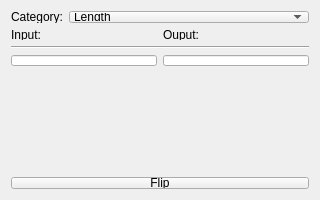
<?xml version="1.0" encoding="UTF-8"?>
<ui version="4.0">
 <class>MainWindow</class>
 <widget class="QMainWindow" name="MainWindow">
  <property name="geometry">
   <rect>
    <x>0</x>
    <y>0</y>
    <width>320</width>
    <height>200</height>
   </rect>
  </property>
  <property name="sizePolicy">
   <sizepolicy hsizetype="Preferred" vsizetype="Preferred">
    <horstretch>0</horstretch>
    <verstretch>0</verstretch>
   </sizepolicy>
  </property>
  <property name="minimumSize">
   <size>
    <width>320</width>
    <height>200</height>
   </size>
  </property>
  <property name="mouseTracking">
   <bool>false</bool>
  </property>
  <property name="windowTitle">
   <string>Convert</string>
  </property>
  <property name="windowOpacity">
   <double>1.000000000000000</double>
  </property>
  <property name="autoFillBackground">
   <bool>true</bool>
  </property>
  <widget class="QWidget" name="centralWidget">
   <layout class="QVBoxLayout" name="verticalLayout_2">
    <item>
     <layout class="QHBoxLayout" name="horizontalLayout_5">
      <item>
       <widget class="QLabel" name="label_3">
        <property name="text">
         <string>Category:</string>
        </property>
       </widget>
      </item>
      <item>
       <widget class="QComboBox" name="typeCategoryBox">
        <property name="enabled">
         <bool>true</bool>
        </property>
        <property name="sizePolicy">
         <sizepolicy hsizetype="Expanding" vsizetype="Fixed">
          <horstretch>0</horstretch>
          <verstretch>0</verstretch>
         </sizepolicy>
        </property>
        <item>
         <property name="text">
          <string>Length</string>
         </property>
        </item>
        <item>
         <property name="text">
          <string>Time</string>
         </property>
        </item>
        <item>
         <property name="text">
          <string>Temperature</string>
         </property>
        </item>
        <item>
         <property name="text">
          <string>Volume</string>
         </property>
        </item>
        <item>
         <property name="text">
          <string>Data</string>
         </property>
        </item>
        <item>
         <property name="text">
          <string>Number Bases</string>
         </property>
        </item>
       </widget>
      </item>
     </layout>
    </item>
    <item>
     <layout class="QHBoxLayout" name="horizontalLayout">
      <property name="bottomMargin">
       <number>0</number>
      </property>
      <item>
       <widget class="QLabel" name="inputLabel">
        <property name="text">
         <string>Input:</string>
        </property>
       </widget>
      </item>
      <item>
       <widget class="QLabel" name="outputLabel">
        <property name="text">
         <string>Ouput:</string>
        </property>
       </widget>
      </item>
     </layout>
    </item>
    <item>
     <widget class="Line" name="line_2">
      <property name="orientation">
       <enum>Qt::Horizontal</enum>
      </property>
     </widget>
    </item>
    <item>
     <layout class="QHBoxLayout" name="inputBox">
      <property name="sizeConstraint">
       <enum>QLayout::SetMaximumSize</enum>
      </property>
      <item>
       <widget class="QLineEdit" name="valueA">
        <property name="whatsThis">
         <string extracomment="This is where you put your beginning value."/>
        </property>
        <property name="clearButtonEnabled">
         <bool>true</bool>
        </property>
       </widget>
      </item>
      <item>
       <widget class="QLineEdit" name="valueB">
        <property name="whatsThis">
         <string notr="true" extracomment="This is the converted value."/>
        </property>
        <property name="alignment">
         <set>Qt::AlignRight|Qt::AlignTrailing|Qt::AlignVCenter</set>
        </property>
        <property name="readOnly">
         <bool>true</bool>
        </property>
        <property name="placeholderText">
         <string notr="true" extracomment="Output"/>
        </property>
       </widget>
      </item>
     </layout>
    </item>
    <item>
     <widget class="QWidget" name="lengthTypes" native="true">
      <layout class="QHBoxLayout" name="horizontalLayout_3">
       <item>
        <widget class="QComboBox" name="valueA_type">
         <item>
          <property name="text">
           <string>cm</string>
          </property>
         </item>
         <item>
          <property name="text">
           <string>ft</string>
          </property>
         </item>
         <item>
          <property name="text">
           <string>in</string>
          </property>
         </item>
         <item>
          <property name="text">
           <string>km</string>
          </property>
         </item>
         <item>
          <property name="text">
           <string>m</string>
          </property>
         </item>
         <item>
          <property name="text">
           <string>mi</string>
          </property>
         </item>
         <item>
          <property name="text">
           <string>mm</string>
          </property>
         </item>
         <item>
          <property name="text">
           <string>yd</string>
          </property>
         </item>
        </widget>
       </item>
       <item>
        <widget class="QComboBox" name="valueB_type">
         <property name="currentIndex">
          <number>6</number>
         </property>
         <item>
          <property name="text">
           <string>cm</string>
          </property>
         </item>
         <item>
          <property name="text">
           <string>ft</string>
          </property>
         </item>
         <item>
          <property name="text">
           <string>in</string>
          </property>
         </item>
         <item>
          <property name="text">
           <string>km</string>
          </property>
         </item>
         <item>
          <property name="text">
           <string>m</string>
          </property>
         </item>
         <item>
          <property name="text">
           <string>mi</string>
          </property>
         </item>
         <item>
          <property name="text">
           <string>mm</string>
          </property>
         </item>
         <item>
          <property name="text">
           <string>yd</string>
          </property>
         </item>
        </widget>
       </item>
      </layout>
     </widget>
    </item>
    <item>
     <widget class="QWidget" name="timeTypes" native="true">
      <property name="enabled">
       <bool>true</bool>
      </property>
      <layout class="QHBoxLayout" name="horizontalLayout_2">
       <item>
        <widget class="QComboBox" name="valueA_type_time">
         <item>
          <property name="text">
           <string>days</string>
          </property>
         </item>
         <item>
          <property name="text">
           <string>hr</string>
          </property>
         </item>
         <item>
          <property name="text">
           <string>uS</string>
          </property>
         </item>
         <item>
          <property name="text">
           <string>ms</string>
          </property>
         </item>
         <item>
          <property name="text">
           <string>min</string>
          </property>
         </item>
         <item>
          <property name="text">
           <string>ns</string>
          </property>
         </item>
         <item>
          <property name="text">
           <string>sec</string>
          </property>
         </item>
         <item>
          <property name="text">
           <string>weeks</string>
          </property>
         </item>
         <item>
          <property name="text">
           <string>years</string>
          </property>
         </item>
        </widget>
       </item>
       <item>
        <widget class="QComboBox" name="valueB_type_time">
         <property name="currentIndex">
          <number>6</number>
         </property>
         <item>
          <property name="text">
           <string>days</string>
          </property>
         </item>
         <item>
          <property name="text">
           <string>hr</string>
          </property>
         </item>
         <item>
          <property name="text">
           <string>uS</string>
          </property>
         </item>
         <item>
          <property name="text">
           <string>ms</string>
          </property>
         </item>
         <item>
          <property name="text">
           <string>min</string>
          </property>
         </item>
         <item>
          <property name="text">
           <string>ns</string>
          </property>
         </item>
         <item>
          <property name="text">
           <string>sec</string>
          </property>
         </item>
         <item>
          <property name="text">
           <string>weeks</string>
          </property>
         </item>
         <item>
          <property name="text">
           <string>years</string>
          </property>
         </item>
        </widget>
       </item>
      </layout>
     </widget>
    </item>
    <item>
     <widget class="QWidget" name="tempTypes" native="true">
      <layout class="QHBoxLayout" name="horizontalLayout_4">
       <item>
        <widget class="QComboBox" name="valueA_type_temp">
         <property name="currentIndex">
          <number>1</number>
         </property>
         <item>
          <property name="text">
           <string>C</string>
          </property>
         </item>
         <item>
          <property name="text">
           <string>F</string>
          </property>
         </item>
         <item>
          <property name="text">
           <string>K</string>
          </property>
         </item>
        </widget>
       </item>
       <item>
        <widget class="QComboBox" name="valueb_type_temp">
         <item>
          <property name="text">
           <string>C</string>
          </property>
         </item>
         <item>
          <property name="text">
           <string>F</string>
          </property>
         </item>
         <item>
          <property name="text">
           <string>K</string>
          </property>
         </item>
        </widget>
       </item>
      </layout>
     </widget>
    </item>
    <item>
     <widget class="QWidget" name="volumeType" native="true">
      <layout class="QHBoxLayout" name="volumeTypes">
       <item>
        <widget class="QComboBox" name="valueA_type_vol">
         <item>
          <property name="text">
           <string>tsp</string>
          </property>
         </item>
         <item>
          <property name="text">
           <string>tbsp</string>
          </property>
         </item>
         <item>
          <property name="text">
           <string>gal</string>
          </property>
         </item>
         <item>
          <property name="text">
           <string>oz</string>
          </property>
         </item>
         <item>
          <property name="text">
           <string>cups</string>
          </property>
         </item>
        </widget>
       </item>
       <item>
        <widget class="QComboBox" name="valueB_type_vol">
         <property name="currentIndex">
          <number>1</number>
         </property>
         <item>
          <property name="text">
           <string>tsp</string>
          </property>
         </item>
         <item>
          <property name="text">
           <string>tbsp</string>
          </property>
         </item>
         <item>
          <property name="text">
           <string>gal</string>
          </property>
         </item>
         <item>
          <property name="text">
           <string>oz</string>
          </property>
         </item>
         <item>
          <property name="text">
           <string>cups</string>
          </property>
         </item>
        </widget>
       </item>
      </layout>
     </widget>
    </item>
    <item>
     <widget class="QWidget" name="dataTypes_2" native="true">
      <layout class="QHBoxLayout" name="dataTypes">
       <item>
        <widget class="QComboBox" name="valueA_type_data">
         <property name="currentIndex">
          <number>1</number>
         </property>
         <item>
          <property name="text">
           <string>bits</string>
          </property>
         </item>
         <item>
          <property name="text">
           <string>bytes</string>
          </property>
         </item>
         <item>
          <property name="text">
           <string>kilobits</string>
          </property>
         </item>
         <item>
          <property name="text">
           <string>kilobytes</string>
          </property>
         </item>
         <item>
          <property name="text">
           <string>megabits</string>
          </property>
         </item>
         <item>
          <property name="text">
           <string>megabytes</string>
          </property>
         </item>
         <item>
          <property name="text">
           <string>gigabits</string>
          </property>
         </item>
         <item>
          <property name="text">
           <string>gigabytes</string>
          </property>
         </item>
         <item>
          <property name="text">
           <string>terabits</string>
          </property>
         </item>
         <item>
          <property name="text">
           <string>terabytes</string>
          </property>
         </item>
        </widget>
       </item>
       <item>
        <widget class="QComboBox" name="valueB_type_data">
         <item>
          <property name="text">
           <string>bits</string>
          </property>
         </item>
         <item>
          <property name="text">
           <string>bytes</string>
          </property>
         </item>
         <item>
          <property name="text">
           <string>kilobits</string>
          </property>
         </item>
         <item>
          <property name="text">
           <string>kilobytes</string>
          </property>
         </item>
         <item>
          <property name="text">
           <string>megabits</string>
          </property>
         </item>
         <item>
          <property name="text">
           <string>megabytes</string>
          </property>
         </item>
         <item>
          <property name="text">
           <string>gigabits</string>
          </property>
         </item>
         <item>
          <property name="text">
           <string>gigabytes</string>
          </property>
         </item>
         <item>
          <property name="text">
           <string>terabits</string>
          </property>
         </item>
         <item>
          <property name="text">
           <string>terabytes</string>
          </property>
         </item>
        </widget>
       </item>
      </layout>
     </widget>
    </item>
    <item>
     <widget class="QWidget" name="baseNumberTypes" native="true">
      <layout class="QHBoxLayout" name="horizontalLayout_6">
       <property name="leftMargin">
        <number>9</number>
       </property>
       <property name="topMargin">
        <number>9</number>
       </property>
       <property name="rightMargin">
        <number>9</number>
       </property>
       <property name="bottomMargin">
        <number>9</number>
       </property>
       <item>
        <widget class="QComboBox" name="valueA_type_base">
         <item>
          <property name="text">
           <string>Decimal</string>
          </property>
         </item>
         <item>
          <property name="text">
           <string>Binary</string>
          </property>
         </item>
         <item>
          <property name="text">
           <string>Hexadecimal</string>
          </property>
         </item>
         <item>
          <property name="text">
           <string>Octal</string>
          </property>
         </item>
        </widget>
       </item>
       <item>
        <widget class="QComboBox" name="valueB_type_base">
         <property name="currentIndex">
          <number>1</number>
         </property>
         <item>
          <property name="text">
           <string>Decimal</string>
          </property>
         </item>
         <item>
          <property name="text">
           <string>Binary</string>
          </property>
         </item>
         <item>
          <property name="text">
           <string>Hexadecimal</string>
          </property>
         </item>
         <item>
          <property name="text">
           <string>Octal</string>
          </property>
         </item>
        </widget>
       </item>
      </layout>
     </widget>
    </item>
    <item>
     <widget class="QPushButton" name="flip_button">
      <property name="sizePolicy">
       <sizepolicy hsizetype="Preferred" vsizetype="Fixed">
        <horstretch>0</horstretch>
        <verstretch>0</verstretch>
       </sizepolicy>
      </property>
      <property name="text">
       <string>Flip</string>
      </property>
     </widget>
    </item>
   </layout>
  </widget>
 </widget>
 <layoutdefault spacing="6" margin="11"/>
 <resources/>
 <connections/>
</ui>
